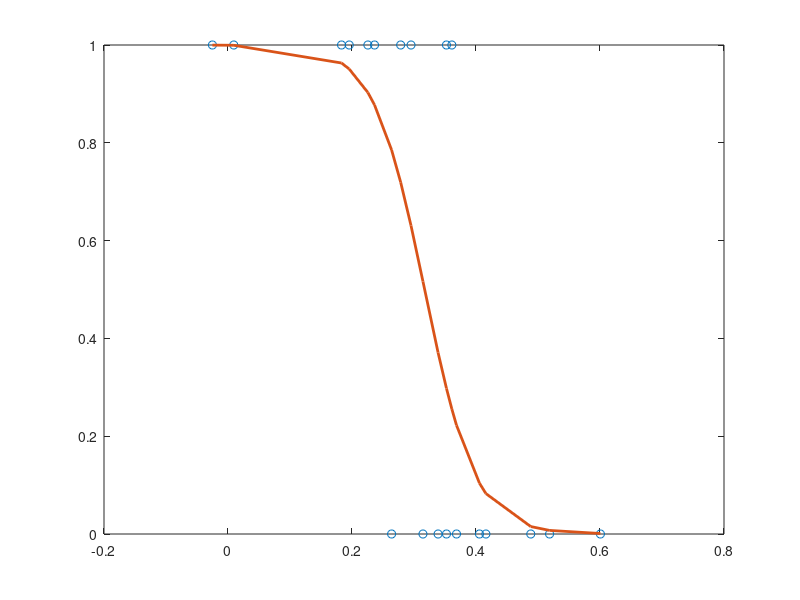

This chart was generated by the following MATLAB code:
% Hours	=[0.50	0.75	1.00	1.25	1.50	1.75	1.75	2.00	2.25	2.50	2.75	3.00	3.25	3.50	4.00	4.25	4.50	4.75	5.00	5.50];
% Pass	=[0	0	0	0	0	0	1	0	1	0	1	0	1	0	1	1	1	1	1	1];
% Hours = Hours';
% Pass= Pass';
% n = ones(size(Pass));
% b = glmfit(Hours,[Pass n],'binomial','link','logit');
% yfit = glmval(b,Hours,'logit');
% plot(Hours, Pass./n,'o',Hours,yfit./n,'-','LineWidth',2)
% p = 0.7;
% h = (log(p/(1-p)) + b(1))/b(2)
% h = (log(p/(1-p)) + abs(b(1)))/b(2)






nodetect = normrnd(0.4, 0.1,10,1);
detect = normrnd(0.2, 0.1,10,1);
acc = [zeros(size(nodetect)); ones(size(detect))];
stimVals = [nodetect; detect];
n = ones(size(acc));
b = glmfit(stimVals,[acc n],'binomial','link','logit');
yfit = glmval(b,stimVals,'logit');
[yfits, I] = sort(yfit);
plot(stimVals(I), acc(I)./n,'o',stimVals(I),yfits./n,'-','LineWidth',2)



cf = 1000;                  % carrier frequency (Hz)
sf = 44100;                 % sample frequency (Hz)
d = 1.0;                    % duration (s)
n = sf * d;                 % number of samples
s = (1:n) / sf;             % sound data preparation
s = sin(2 * pi * cf * s);   % sinusoidal modulation
%sound(s, sf);               % sound presentation
%pause(d + 0.5);             % waiting for sound end


cf2 = 1200;
sf = 44100;                 % sample frequency (Hz)
d = 1.0;                    % duration (s)
n = sf * d;                 % number of samples
s2 = (1:n) / sf;             % sound data preparation
s2 = sin(2 * pi * cf2 * s2);   % sinusoidal modulation

sound2Chan = [s;s2];

sound(sound2Chan, sf);
pause(d + 0.5);
